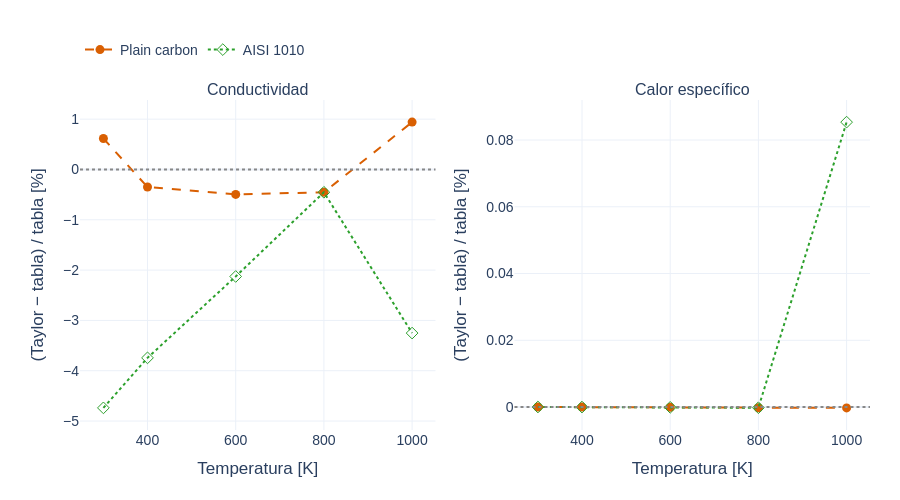

Source (notebook cell):
### Markdown cell above
## Plot — Diferencias en los puntos tabulados
Se muestra `100 × (Taylor − tabla) / tabla`. No se calculan errores entre puntos, donde la tabla no proporciona valores.

### Code cell
difference_fig = make_subplots(rows=1, cols=2,
                               subplot_titles=["Conductividad", "Calor específico"])
for col, key in enumerate(["k", "cp"], 1):
    for name, values in materials.items():
        difference_fig.add_trace(go.Scatter(
            x=table_temperature_K, y=100*(taylor_at_points[key]/values[key]-1),
            mode="lines+markers", name=name, legendgroup=name, showlegend=col==1,
            line={"color":values["color"],"dash":values["dash"]},
            marker={"symbol":values["symbol"],"size":9}),row=1,col=col)
    difference_fig.add_hline(y=0,line_color="#888888",line_dash="dot",row=1,col=col)
    difference_fig.update_xaxes(title_text="Temperatura [K]",row=1,col=col)
    difference_fig.update_yaxes(title_text="(Taylor − tabla) / tabla [%]",row=1,col=col)
difference_fig.update_layout(height=500,template="plotly_white",
                             font={"family":"Arial","size":14},
                             margin={"t":100,"b":70,"l":80,"r":30},
                             legend={"orientation":"h","y":1.2},
                             hovermode="x unified")
difference_fig.show()

### Figure 1 — Plotly figure (JSON) as saved in the notebook; plotly's stock layout.template omitted (floating-point values rounded to 4 significant figures)
{"data": [{"legendgroup": "Plain carbon", "line": {"color": "#d95f02", "dash": "dash"}, "marker": {"size": 9, "symbol": "circle"}, "mode": "lines+markers", "name": "Plain carbon", "showlegend": true, "x": [300.0, 400.0, 600.0, 800.0, 1000.0], "y": [0.6154, -0.3487, -0.4952, -0.4533, 0.941], "type": "scatter", "xaxis": "x", "yaxis": "y"}, {"legendgroup": "AISI 1010", "line": {"color": "#2ca02c", "dash": "dot"}, "marker": {"size": 9, "symbol": "diamond-open"}, "mode": "lines+markers", "name": "AISI 1010", "showlegend": true, "x": [300.0, 400.0, 600.0, 800.0, 1000.0], "y": [-4.738, -3.744, -2.126, -0.4533, -3.251], "type": "scatter", "xaxis": "x", "yaxis": "y"}, {"legendgroup": "Plain carbon", "line": {"color": "#d95f02", "dash": "dash"}, "marker": {"size": 9, "symbol": "circle"}, "mode": "lines+markers", "name": "Plain carbon", "showlegend": false, "x": [300.0, 400.0, 600.0, 800.0, 1000.0], "y": [2.304e-06, -1.643e-05, -9.302e-05, -0.0002102, -0.0002566], "type": "scatter", "xaxis": "x2", "yaxis": "y2"}, {"legendgroup": "AISI 1010", "line": {"color": "#2ca02c", "dash": "dot"}, "marker": {"size": 9, "symbol": "diamond-open"}, "mode": "lines+markers", "name": "AISI 1010", "showlegend": false, "x": [300.0, 400.0, 600.0, 800.0, 1000.0], "y": [2.304e-06, -1.643e-05, -9.302e-05, -0.0002102, 0.08536], "type": "scatter", "xaxis": "x2", "yaxis": "y2"}], "layout": {"xaxis": {"anchor": "y", "domain": [0.0, 0.45], "title": {"text": "Temperatura [K]"}}, "yaxis": {"anchor": "x", "domain": [0.0, 1.0], "title": {"text": "(Taylor − tabla) / tabla [%]"}}, "xaxis2": {"anchor": "y2", "domain": [0.55, 1.0], "title": {"text": "Temperatura [K]"}}, "yaxis2": {"anchor": "x2", "domain": [0.0, 1.0], "title": {"text": "(Taylor − tabla) / tabla [%]"}}, "annotations": [{"font": {"size": 16}, "showarrow": false, "text": "Conductividad", "x": 0.225, "xanchor": "center", "xref": "paper", "y": 1.0, "yanchor": "bottom", "yref": "paper"}, {"font": {"size": 16}, "showarrow": false, "text": "Calor específico", "x": 0.775, "xanchor": "center", "xref": "paper", "y": 1.0, "yanchor": "bottom", "yref": "paper"}], "shapes": [{"line": {"color": "#888888", "dash": "dot"}, "type": "line", "x0": 0, "x1": 1, "xref": "x domain", "y0": 0, "y1": 0, "yref": "y"}, {"line": {"color": "#888888", "dash": "dot"}, "type": "line", "x0": 0, "x1": 1, "xref": "x2 domain", "y0": 0, "y1": 0, "yref": "y2"}], "font": {"family": "Arial", "size": 14}, "margin": {"t": 100, "b": 70, "l": 80, "r": 30}, "legend": {"orientation": "h", "y": 1.2}, "height": 500, "hovermode": "x unified"}}
